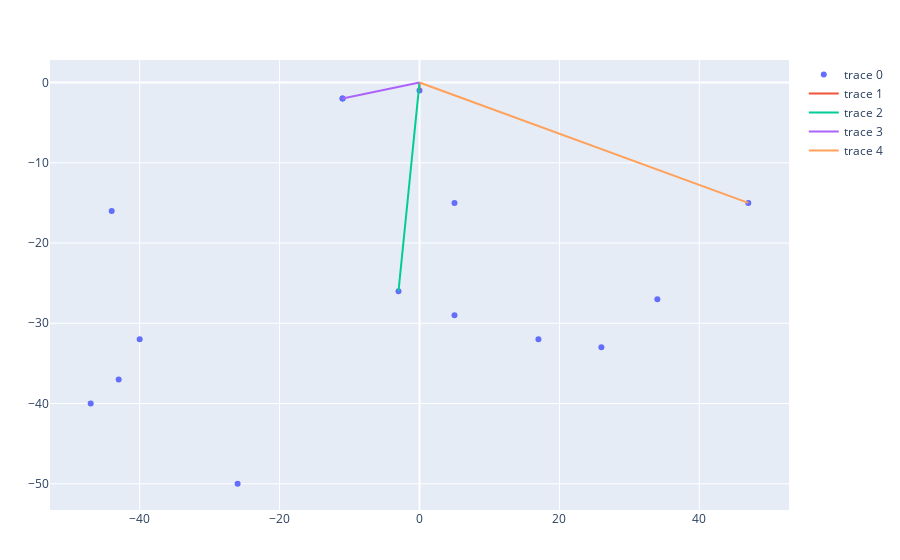

Source (notebook cell):
### Code cell
x=rand(-50:50,1,15)
y=rand(-50:0,1,15)
m5=[x;y]
Conichull(m5)

### Figure 1 — Plotly figure (JSON) as saved in the notebook; plotly's stock layout.template omitted (floating-point values rounded to 4 significant figures)
{"data": [{"mode": "markers", "type": "scatter", "x": [-26, 17, 34, -3, 0, 5, -44, 47, 26, -47, -11, -40, 5, -43, -11], "y": [-50, -32, -27, -26, -1, -29, -16, -15, -33, -40, -2, -32, -15, -37, -2]}, {"mode": "lines", "type": "scatter", "x": [0, 0], "y": [-1, 0]}, {"mode": "lines", "type": "scatter", "x": [-3, 0], "y": [-26, 0]}, {"mode": "lines", "type": "scatter", "x": [-11, 0], "y": [-2, 0]}, {"mode": "lines", "type": "scatter", "x": [47, 0], "y": [-15, 0]}], "layout": {"margin": {"b": 50, "l": 50, "r": 50, "t": 60}}}
